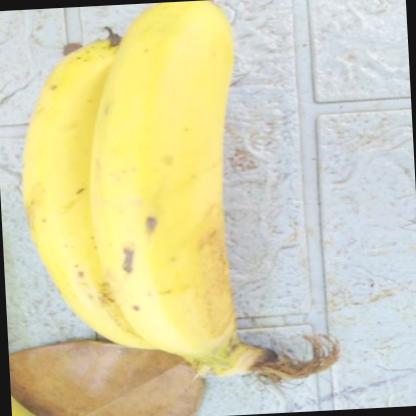
#> input picture train/busuk/musa-acuminata-banana-00170b49-394b-11ec-a3cf-d8c4975e38aa_jpg.rf.2f22a69fbf3f4f50998b8ba0531a6296.jpg, 416 x 416 px; its folder holds only this picture in this run
$ python latih_model.py   (older library calls are emulated)
#> lines starting #> are read from the running program, lines starting #| are printed output that depends on the picture; after the words box and inside, x2 and y2 are one past the last pixel; in counts of white or black regions, pixels touching at a corner belong together
#> in muat_dataset, gambar is the input picture: shape (416, 416, 3); mean B, G, R 173.3, 210.6, 214.4
### ekstraksi_ciri.py
import cv2
import numpy as np
from skimage.feature import graycomatrix, graycoprops

BATAS_WARNA_PISANG_BAWAH = (15, 35, 30)
BATAS_WARNA_PISANG_ATAS = (95, 255, 255)

BATAS_BERCAK_GELAP_BAWAH = (0, 0, 0)
BATAS_BERCAK_GELAP_ATAS = (179, 130, 95)

AMBANG_RASIO_MEMANJANG = 1.4


def segmentasi_pisang(gambar_bgr):
    hsv = cv2.cvtColor(gambar_bgr, cv2.COLOR_BGR2HSV)
    s_channel = hsv[:, :, 1]

    _, mask_saturasi = cv2.threshold(s_channel, 0, 255, cv2.THRESH_BINARY + cv2.THRESH_OTSU)

    mask_warna_pisang = cv2.inRange(hsv, BATAS_WARNA_PISANG_BAWAH, BATAS_WARNA_PISANG_ATAS)
    mask_bercak_gelap = cv2.inRange(hsv, BATAS_BERCAK_GELAP_BAWAH, BATAS_BERCAK_GELAP_ATAS)
    mask_warna = cv2.bitwise_or(mask_warna_pisang, mask_bercak_gelap)

    mask = cv2.bitwise_and(mask_saturasi, mask_warna)

    kernel = np.ones((7, 7), np.uint8)
    mask = cv2.morphologyEx(mask, cv2.MORPH_CLOSE, kernel)
    mask = cv2.morphologyEx(mask, cv2.MORPH_OPEN, kernel)

    kontur, _ = cv2.findContours(mask, cv2.RETR_EXTERNAL, cv2.CHAIN_APPROX_SIMPLE)
    if not kontur:
        return np.full(s_channel.shape, 255, dtype=np.uint8)

    kontur_terbesar = max(kontur, key=cv2.contourArea)
    luas_relatif = cv2.contourArea(kontur_terbesar) / (mask.shape[0] * mask.shape[1])

    if luas_relatif < 0.05:
        return np.full(s_channel.shape, 255, dtype=np.uint8)

    (_, (lebar_kotak, tinggi_kotak), _) = cv2.minAreaRect(kontur_terbesar)
    sisi_pendek = min(lebar_kotak, tinggi_kotak)
    sisi_panjang = max(lebar_kotak, tinggi_kotak)
    rasio_memanjang = sisi_panjang / max(sisi_pendek, 1)

    if rasio_memanjang < AMBANG_RASIO_MEMANJANG:
        return np.full(s_channel.shape, 255, dtype=np.uint8)

    mask_final = np.zeros_like(mask)
    cv2.drawContours(mask_final, [kontur_terbesar], -1, 255, -1)
    return mask_final


def _ciri_warna(hsv, mask):
    mean, std = cv2.meanStdDev(hsv, mask=mask)
    mean = mean.flatten()
    std = std.flatten()

    hist_h = cv2.calcHist([hsv], [0], mask, [8], [0, 180])
    hist_h = cv2.normalize(hist_h, hist_h).flatten()

    return np.concatenate([mean, std, hist_h])


def _ciri_bercak(hsv, mask):
    v_channel = hsv[:, :, 2]
    area_objek = max(cv2.countNonZero(mask), 1)

    gelap = (v_channel < 90).astype(np.uint8) * 255
    bercak_mask = cv2.bitwise_and(gelap, mask)
    rasio_bercak = cv2.countNonZero(bercak_mask) / area_objek

    return np.array([rasio_bercak])


def _ciri_tekstur(gambar_bgr, mask):
    abu = cv2.cvtColor(gambar_bgr, cv2.COLOR_BGR2GRAY)
    abu_masked = cv2.bitwise_and(abu, abu, mask=mask)
    abu_kecil = cv2.resize(abu_masked, (64, 64))

    glcm = graycomatrix(abu_kecil, distances=[1], angles=[0],
                         levels=256, symmetric=True, normed=True)
    kontras = graycoprops(glcm, "contrast")[0, 0]
    homogenitas = graycoprops(glcm, "homogeneity")[0, 0]
    energi = graycoprops(glcm, "energy")[0, 0]

    return np.array([kontras, homogenitas, energi])


def ambil_ciri(gambar_bgr):
    gambar_bgr = cv2.resize(gambar_bgr, (200, 200))
    mask = segmentasi_pisang(gambar_bgr)
    hsv = cv2.cvtColor(gambar_bgr, cv2.COLOR_BGR2HSV)

    ciri_warna = _ciri_warna(hsv, mask)
    ciri_bercak = _ciri_bercak(hsv, mask)
    ciri_tekstur = _ciri_tekstur(gambar_bgr, mask)

    return np.concatenate([ciri_warna, ciri_bercak, ciri_tekstur])

### latih_model.py
import os
import numpy as np
import cv2
import joblib
from sklearn.model_selection import train_test_split, GridSearchCV
from sklearn.neighbors import KNeighborsClassifier
from sklearn.preprocessing import StandardScaler
from sklearn.pipeline import Pipeline
from sklearn.metrics import classification_report, confusion_matrix

from ekstraksi_ciri import ambil_ciri

FOLDER_DATASET = "train"
FILE_MODEL = "model_pisang.pkl"


def muat_dataset(folder=FOLDER_DATASET):
    list_ciri, list_label = [], []
    for kategori in sorted(os.listdir(folder)):
        path_kategori = os.path.join(folder, kategori)
        if not os.path.isdir(path_kategori):
            continue

        jumlah = 0
        for nama_file in os.listdir(path_kategori):
            path_gambar = os.path.join(path_kategori, nama_file)
            gambar = cv2.imread(path_gambar)
            if gambar is None:
                continue
            list_ciri.append(ambil_ciri(gambar))
#> in segmentasi_pisang, `hsv = cv2.cvtColor(gambar_bgr, cv2.COLOR_BGR2HSV)`: hsv: shape (200, 200, 3); mean H, S, V 62.4, 58.3, 220.5
#> in segmentasi_pisang, `s_channel = hsv[:, :, 1]`:
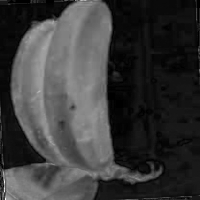
#> s_channel: shape (200, 200); min 0, max 255, mean 58.3
#> in segmentasi_pisang, `_, mask_saturasi = cv2.threshold(s_channel, 0, 255, cv2.THRESH_BINARY ..`:
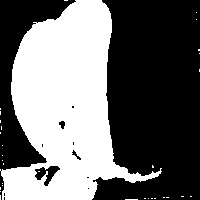
#> mask_saturasi: shape (200, 200); 42.9% white; 32 white regions (31 under 20 px), largest, box (x1, y1, x2, y2) and area: (0, 0, 162, 200) 17087
#> in segmentasi_pisang, `mask_warna_pisang = cv2.inRange(hsv, BATAS_WARNA_PISANG_BAWAH, BATAS_W..`: mask_warna_pisang: shape (200, 200); 43.9% white; 10 white regions (8 under 20 px), largest, box (x1, y1, x2, y2) and area: (4, 0, 162, 200) 17526, (148, 162, 154, 169) 24
#> in segmentasi_pisang, `mask_bercak_gelap = cv2.inRange(hsv, BATAS_BERCAK_GELAP_BAWAH, BATAS_B..`: mask_bercak_gelap: shape (200, 200); 2.4% white; 7 white regions (3 under 20 px), largest, box (x1, y1, x2, y2) and area: (0, 101, 5, 200) 285, (0, 0, 75, 5) 245, (195, 0, 200, 81) 215, (121, 195, 200, 200) 208
#> in segmentasi_pisang, `mask_warna = cv2.bitwise_or(mask_warna_pisang, mask_bercak_gelap)`: mask_warna: shape (200, 200); 46.3% white; 8 white regions (4 under 20 px), largest, box (x1, y1, x2, y2) and area: (0, 0, 162, 200) 18058, (195, 0, 200, 81) 215, (121, 195, 200, 200) 208, (148, 162, 154, 169) 24
#> in segmentasi_pisang, `mask = cv2.bitwise_and(mask_saturasi, mask_warna)`: mask: shape (200, 200); 42.5% white; 33 white regions (32 under 20 px), largest, box (x1, y1, x2, y2) and area: (0, 0, 161, 200) 16908
#> in segmentasi_pisang, `mask = cv2.morphologyEx(mask, cv2.MORPH_CLOSE, kernel)`: mask: shape (200, 200); 44.5% white; 9 white regions (4 under 20 px), largest, box (x1, y1, x2, y2) and area: (0, 0, 161, 200) 17602, (181, 196, 192, 200) 44, (125, 198, 156, 200) 43, (196, 12, 200, 20) 32, (0, 108, 2, 134) 30
#> in segmentasi_pisang, `mask = cv2.morphologyEx(mask, cv2.MORPH_OPEN, kernel)`:
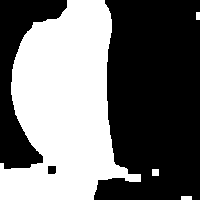
#> mask: shape (200, 200); 43.9% white; 4 white regions
#> in segmentasi_pisang, `kontur, _ = cv2.findContours(mask, cv2.RETR_EXTERNAL, cv2.CHAIN_APPROX..`: kontur = 4 contours; box (x1, y1, x2, y2) and area: (0, 0, 141, 200) 17155, (152, 169, 159, 176) 36, (181, 196, 192, 200) 30, (196, 12, 200, 20) 21
#> in segmentasi_pisang, `kontur_terbesar = max(kontur, key=cv2.contourArea)`: kontur_terbesar = contour of 170 points, box (x1, y1, x2, y2) (0, 0, 141, 200), area 17155
#> in segmentasi_pisang, `luas_relatif = cv2.contourArea(kontur_terbesar) / (mask.shape[0] * mas..`: luas_relatif = 0.429
#> in segmentasi_pisang, `(_, (lebar_kotak, tinggi_kotak), _) = cv2.minAreaRect(kontur_terbesar)`: lebar_kotak = 199; tinggi_kotak = 140
#> in segmentasi_pisang, `sisi_panjang = max(lebar_kotak, tinggi_kotak)`: sisi_panjang = 199
#> in segmentasi_pisang, `rasio_memanjang = sisi_panjang / max(sisi_pendek, 1)`: rasio_memanjang = 1.42
#> in segmentasi_pisang, `cv2.drawContours(mask_final, [kontur_terbesar], -1, 255, -1)`:
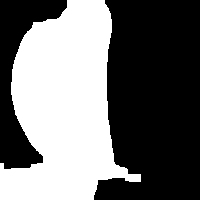
#> mask_final: shape (200, 200); 43.7% white; 1 white region, box (x1, y1, x2, y2) and area: (0, 0, 141, 200) 17489
#> in _ciri_warna, `mean, std = cv2.meanStdDev(hsv, mask=mask)`: mean = [25.38, 112.6, 235.7]; std = [8.49, 22.95, 34.34]
#> in _ciri_warna, `hist_h = cv2.calcHist([hsv], [0], mask, [8], [0, 180])`: hist_h = [3585, 13781, 15, 11, 39, 35, 10, 13]
#> in _ciri_warna, `hist_h = cv2.normalize(hist_h, hist_h).flatten()`: hist_h = [0.252, 0.968, 0.00105, 0.000772, 0.00274, 0.00246, 0.000702, 0.000913]
#> in ambil_ciri, `ciri_warna = _ciri_warna(hsv, mask)`: ciri_warna = [25.38, 112.6, 235.7, 8.49, 22.95, 34.34, 0.252, 0.968, 0.00105, 0.000772, 0.00274, 0.00246, 0.000702, 0.000913]
#> in _ciri_bercak, `v_channel = hsv[:, :, 2]`:
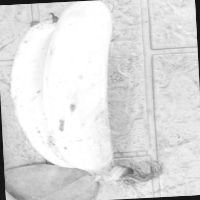
#> v_channel: shape (200, 200); min 17, max 255, mean 220.5
#> in _ciri_bercak, `area_objek = max(cv2.countNonZero(mask), 1)`: area_objek = 17489
#> in _ciri_bercak, `gelap = (v_channel < 90).astype(np.uint8) * 255`: gelap: shape (200, 200); 2.5% white; 6 white regions (2 under 20 px), largest, box (x1, y1, x2, y2) and area: (0, 102, 6, 200) 308, (0, 0, 89, 5) 259, (195, 0, 200, 81) 212, (121, 195, 200, 200) 208
#> in _ciri_bercak, `bercak_mask = cv2.bitwise_and(gelap, mask)`:
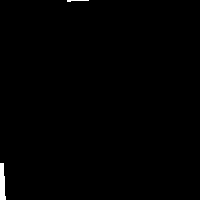
#> bercak_mask: shape (200, 200); 0.51% white; 2 white regions, box (x1, y1, x2, y2) and area: (0, 163, 6, 200) 176, (67, 0, 89, 2) 26
#> in _ciri_bercak, `rasio_bercak = cv2.countNonZero(bercak_mask) / area_objek`: rasio_bercak = 0.0116
#> in ambil_ciri, `ciri_bercak = _ciri_bercak(hsv, mask)`: ciri_bercak = [0.0116]
#> in _ciri_tekstur, `abu_kecil = cv2.resize(abu_masked, (64, 64))`:
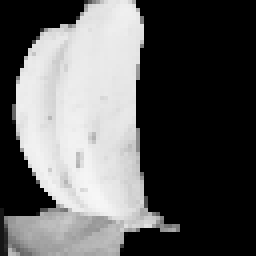
#> abu_kecil: shape (64, 64) (shown 4 times larger); min 0, max 247, mean 93.4
#> in _ciri_tekstur, `kontras = graycoprops(glcm, "contrast")[0, 0]`: kontras = 1181.6
#> in _ciri_tekstur, `homogenitas = graycoprops(glcm, "homogeneity")[0, 0]`: homogenitas = 0.649
#> in _ciri_tekstur, `energi = graycoprops(glcm, "energy")[0, 0]`: energi = 0.538
#> in ambil_ciri, `ciri_tekstur = _ciri_tekstur(gambar_bgr, mask)`: ciri_tekstur = [1181.6, 0.649, 0.538]
            list_label.append(kategori)
            jumlah += 1

        print(f"  - {kategori}: {jumlah} gambar")
#> pass 2 of the loop in muat_dataset, `for kategori in sorted(os.listdir(folder)):`:
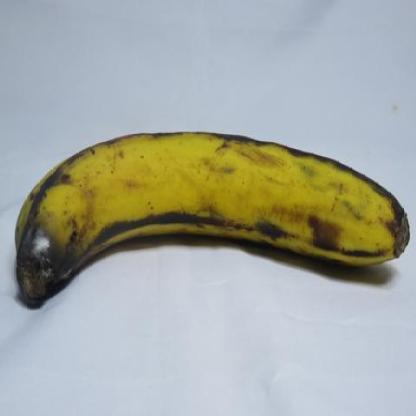
#> input picture train/kematengan/musa-acuminata-mold-e18cfd24-1d0a-11ec-a998-d8c4975e38aa_jpg.rf.8493576d890ef0527a04c0de491e85ef.jpg, 416 x 416 px
#> in muat_dataset, gambar is the input picture: shape (416, 416, 3); mean B, G, R 161.8, 170.1, 165.8
#> hsv: shape (200, 200, 3); mean H, S, V 87.1, 62.6, 183.1
#> mask_saturasi: shape (200, 200); 19.1% white; 11 white regions (9 under 20 px), largest, box (x1, y1, x2, y2) and area: (17, 64, 192, 133) 7547, (166, 132, 177, 135) 20
#> mask_warna_pisang: shape (200, 200); 21.5% white; 5 white regions (3 under 20 px), largest, box (x1, y1, x2, y2) and area: (8, 63, 196, 137) 8520, (9, 129, 23, 139) 77
#> mask_bercak_gelap: shape (200, 200); 6.4% white; 16 white regions (10 under 20 px), largest, box (x1, y1, x2, y2) and area: (7, 80, 187, 149) 2113, (136, 70, 197, 124) 248, (100, 64, 131, 69) 58, (124, 107, 136, 115) 47, (151, 110, 161, 120) 32, (31, 71, 44, 79) 23
#> mask_warna: shape (200, 200); 24.8% white; 1 white region, box (x1, y1, x2, y2) and area: (7, 63, 197, 149) 9932
#> kontur = 1 contour; box (x1, y1, x2, y2) and area: (11, 64, 191, 135) 7976
#> in _ciri_bercak (call 2), `v_channel = hsv[:, :, 2]`:
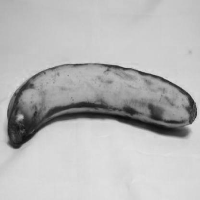
#> v_channel: shape (200, 200); min 13, max 226, mean 183.1
#> area_objek = 8189
#> gelap: shape (200, 200); 8.5% white; 10 white regions (5 under 20 px), largest, box (x1, y1, x2, y2) and area: (7, 80, 186, 149) 2737, (132, 69, 197, 124) 308, (148, 104, 185, 124) 243, (101, 64, 131, 70) 61, (31, 71, 45, 79) 23
#> bercak_mask: shape (200, 200); 4.3% white; 33 white regions (27 under 20 px), largest, box (x1, y1, x2, y2) and area: (41, 100, 183, 135) 1167, (148, 104, 185, 124) 243, (25, 111, 41, 119) 73, (178, 88, 191, 123) 68, (11, 96, 22, 109) 63, (27, 80, 33, 89) 27
#> rasio_bercak = 0.211
#> in _ciri_tekstur (call 2), `abu_kecil = cv2.resize(abu_masked, (64, 64))`:
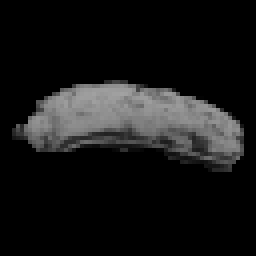
#> abu_kecil: shape (64, 64) (shown 4 times larger); min 0, max 162, mean 22.3
#> kontras = 115
#> homogenitas = 0.806
#> energi = 0.78

    return np.array(list_ciri), np.array(list_label)


def main():
    print("Memuat dataset...")
    X, y = muat_dataset()
    print(f"Total data: {len(y)}")
#| Total data: 2

    if len(set(y)) < 2:
        print("Dataset perlu minimal 2 kategori dengan gambar valid. "
              "Cek nama folder & path FOLDER_DATASET.")
        return

    nilai, jumlah_tiap = np.unique(y, return_counts=True)
#> jumlah_tiap = [1, 1]
    for k, j in zip(nilai, jumlah_tiap):
        if j < 15:
            print(f"⚠️  Kategori '{k}' hanya punya {j} gambar. "
                  f"Idealnya minimal 30-50 gambar per kategori, beragam "
                  f"pencahayaan & background, supaya model tidak overfit.")
#> this loop made 2 passes
#> (k, j) on passes 1 to 2: ('busuk', 1), ('kematengan', 1)
#| ⚠️  Kategori 'busuk' hanya punya 1 gambar. Idealnya minimal 30-50 gambar per kategori, beragam pencahayaan & background, supaya model tidak overfit.
#| ⚠️  Kategori 'kematengan' hanya punya 1 gambar. Idealnya minimal 30-50 gambar per kategori, beragam pencahayaan & background, supaya model tidak overfit.

#> (the run stopped early here; a loop or call above may not have finished)
